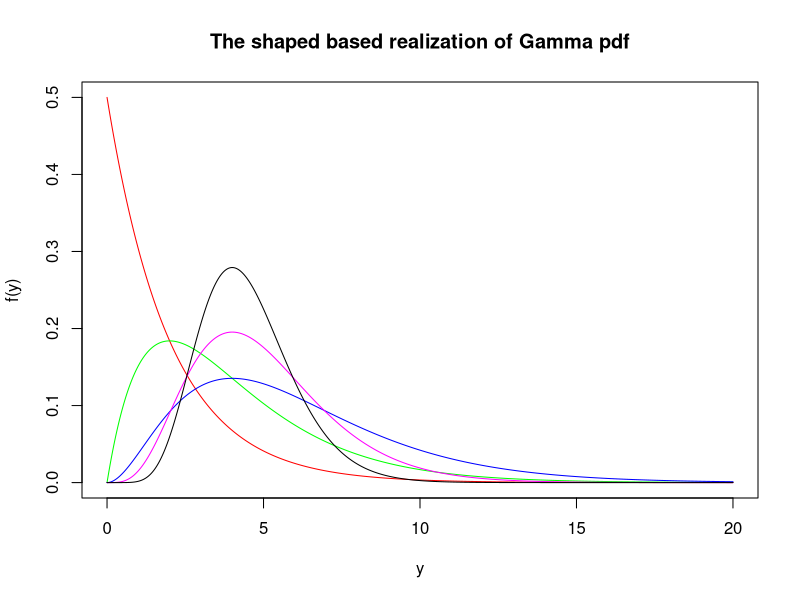
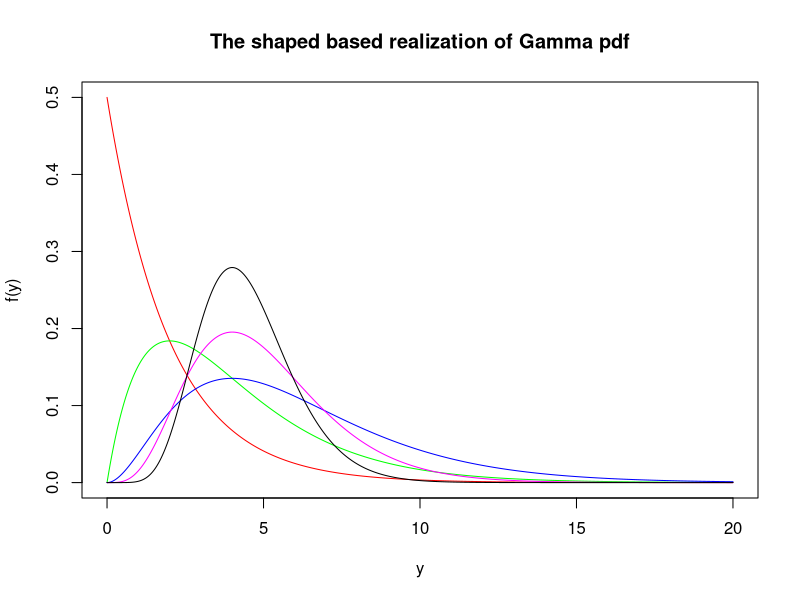

Write R code to recreate these figures, in order.
# second lab

min.y = 0
max.y = 20
num.of.samples = 1000
y = seq(min.y, max.y, length = num.of.samples)

plot(c(0,20), c(0, .5), xlab="y", ylab="f(y)", main="The shaped based realization of Gamma pdf", type="n")

# do it with sapply with more clearly defined variables
shapes=c(1,2,3,5,9)
scales=c(2,2,2,1,.5)
cols=c("red", "green", "blue", "magenta", "black")
plots=sapply(1:5, function(x)  { lines(y, dgamma(y, shape=shapes[x], scale=scales[x]), col=cols[x]  ) } )

# do this with mapply and vage variables
plot(c(0,20), c(0, .5), xlab="y", ylab="f(y)", main="The shaped based realization of Gamma pdf", type="n")
f <- function(col, ...) {
  lines(y, dgamma(y, ...), col = col)
}

plot.status <- mapply(f, shape=shapes, scale=scales, col=cols)